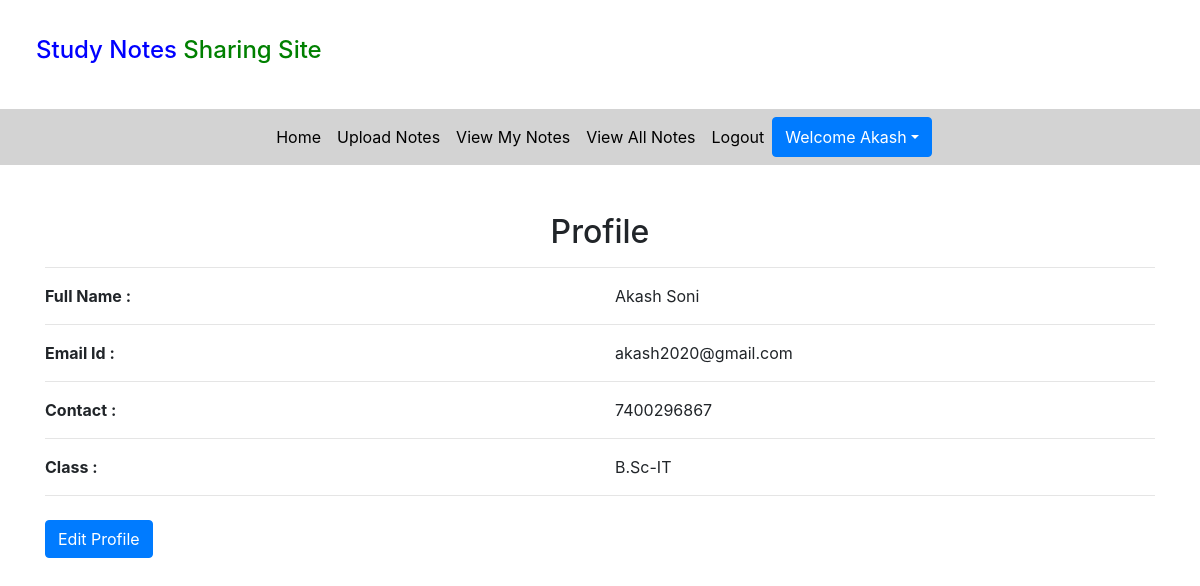
The page /profile (signed in) on the database its author committed.
### notes/models.py (models this page shows, shortened)
class SignUp(models.Model):
    user = models.ForeignKey(User, on_delete=models.CASCADE, null=True)
    contact = models.CharField(max_length=13, null=True)
    branch = models.CharField(max_length=30, null=True)
    role = models.CharField(max_length=15, null=True)

### notes/views.py (the view)
# urls.py: path('profile', profile, name='profile'),
def profile(request):
    if not request.user.is_authenticated:
        return redirect('login')
    user = User.objects.get(id = request.user.id)
    data = SignUp.objects.get(user = user)
    d = {'data' : data, 'user' : user}
    return render(request, 'profile.html', d)

### notes/templates/profile.html
{%  extends 'user_navigation.html' %}
{% load static %}
{% block body %}
<div class="container mt-5">
    <h2 class="text-center">Profile</h2>
    <hr>
    <div class="row">
        <div class="col-md-6">
            <b>Full Name :</b>
        </div>
        <div class="col-md-6" style="text-transform : capitalize">
            {{data.user.first_name}} {{data.user.last_name}}
        </div>
    </div>
    <hr>
    <div class="row">
        <div class="col-md-6">
            <b>Email Id :</b>
        </div>
        <div class="col-md-6">
            {{data.user.username}}
        </div>
    </div>
    <hr>
    <div class="row">
        <div class="col-md-6">
            <b>Contact :</b>
        </div>
        <div class="col-md-6">
            {{data.contact}}
        </div>
    </div>
    <hr>
    <div class="row">
        <div class="col-md-6">
            <b>Class :</b>
        </div>
        <div class="col-md-6">
            {{data.branch}}
        </div>
    </div>
    <hr>
    <a href="{% url 'edit_profile' %}" class="btn btn-primary mt-2">Edit Profile</a>
</div>
{% endblock %}

### notes/templates/user_navigation.html (shortened to what this page needs)
<html lang="en" xmlns="http://www.w3.org/1999/html">
<head>
  {% load static %}
  <link rel="stylesheet" href="https://maxcdn.bootstrapcdn.com/bootstrap/4.3.1/css/bootstrap.min.css">
  <link rel="stylesheet" href="https://use.fontawesome.com/releases/v5.6.3/css/all.css"></head>
  <link rel="stylesheet" href="{% static 'css/mystyle.css' %}">
<body>
<h4 style="padding : 3%"><span style="color:blue">Study Notes</span><span style="color:green"> Sharing Site</span></h4>
<nav class="navbar navbar-expand-sm justify-content-center" style="background-color : lightgrey">
<ul class="navbar-nav">
  <li class="navbar-item">
    <a class="nav-link" href="{% url 'profile' %}">Home</a>
  </li>
  <li class="navbar-item">
    <a class="nav-link" href="{% url 'upload_notes' %}">Upload Notes</a>
  </li>
  <li class="navbar-item">
    <a class="nav-link" href="{% url 'view_mynotes' %}">View My Notes</a>
  </li>
  <li class="navbar-item">
    <a class="nav-link" href="{% url 'viewallnotes' %}">View All Notes</a>
  </li>
    <li class="navbar-item">
    <a class="nav-link" href="{% url 'logout' %}">Logout</a>
  </li>
    <div class="btn-group">
        <button type="button" class="btn btn-primary dropdown-toggle" style="text-transform:capitalize" data-toggle="dropdown">Welcome {{request.user.first_name}}</button>
    </div>
</ul>
</nav>
</body>
</html>
{% block body %}
{% endblock %}

### notes/static/css/mystyle.css (style rules this page uses)
.nav-link { color : black }

### rows shown on the page
SignUp: user.first_name "Akash", user.last_name "Soni", user.username "akash2020@gmail.com", contact "7400296867", branch "B.Sc-IT"

### other values the page prints
{{ request.user.first_name }} "Akash"
